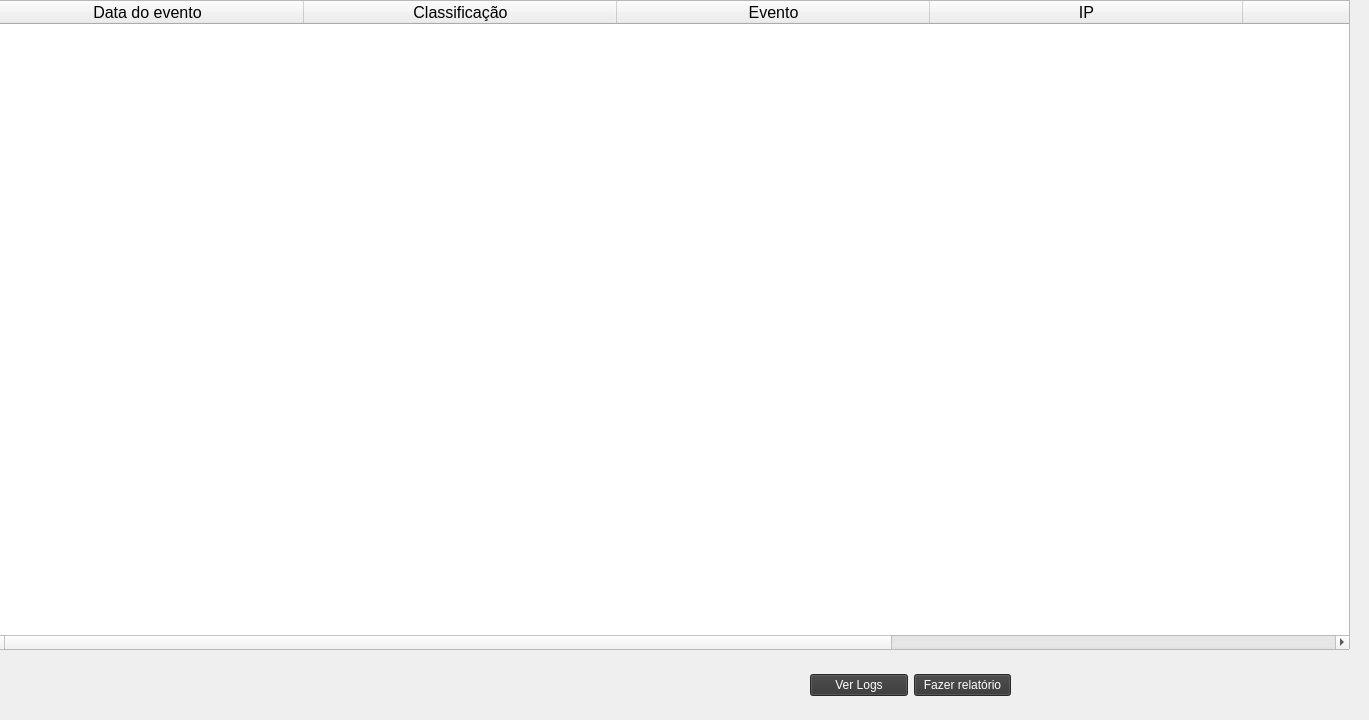
    <widget class="QWidget" name="tab_4">
     <attribute name="title">
      <string>Relatórios</string>
     </attribute>
     <widget class="QTableWidget" name="tableWidget_relatorio">
      <property name="geometry">
       <rect>
        <x>-10</x>
        <y>0</y>
        <width>1360</width>
        <height>650</height>
       </rect>
      </property>
      <attribute name="horizontalHeaderCascadingSectionResizes">
       <bool>false</bool>
      </attribute>
      <attribute name="horizontalHeaderDefaultSectionSize">
       <number>313</number>
      </attribute>
      <column>
       <property name="text">
        <string>Data do evento</string>
       </property>
       <property name="font">
        <font>
         <pointsize>12</pointsize>
        </font>
       </property>
       <property name="background">
        <color>
         <red>255</red>
         <green>140</green>
         <blue>0</blue>
        </color>
       </property>
       <property name="foreground">
        <brush brushstyle="SolidPattern">
         <color alpha="255">
          <red>0</red>
          <green>0</green>
          <blue>0</blue>
         </color>
        </brush>
       </property>
      </column>
      <column>
       <property name="text">
        <string>Classificação</string>
       </property>
       <property name="font">
        <font>
         <pointsize>12</pointsize>
        </font>
       </property>
       <property name="background">
        <color>
         <red>255</red>
         <green>140</green>
         <blue>0</blue>
        </color>
       </property>
       <property name="foreground">
        <brush brushstyle="SolidPattern">
         <color alpha="255">
          <red>0</red>
          <green>0</green>
          <blue>0</blue>
         </color>
        </brush>
       </property>
      </column>
      <column>
       <property name="text">
        <string>Evento</string>
       </property>
       <property name="font">
        <font>
         <pointsize>12</pointsize>
        </font>
       </property>
       <property name="background">
        <color>
         <red>255</red>
         <green>140</green>
         <blue>0</blue>
        </color>
       </property>
       <property name="foreground">
        <brush brushstyle="SolidPattern">
         <color alpha="255">
          <red>0</red>
          <green>0</green>
          <blue>0</blue>
         </color>
        </brush>
       </property>
      </column>
      <column>
       <property name="text">
        <string>IP</string>
       </property>
       <property name="font">
        <font>
         <pointsize>12</pointsize>
        </font>
       </property>
       <property name="background">
        <color>
         <red>255</red>
         <green>140</green>
         <blue>0</blue>
        </color>
       </property>
       <property name="foreground">
        <brush brushstyle="SolidPattern">
         <color alpha="255">
          <red>0</red>
          <green>0</green>
          <blue>0</blue>
         </color>
        </brush>
       </property>
      </column>
      <column>
       <property name="text">
        <string>Porta</string>
       </property>
       <property name="font">
        <font>
         <pointsize>12</pointsize>
        </font>
       </property>
       <property name="background">
        <color>
         <red>255</red>
         <green>140</green>
         <blue>0</blue>
        </color>
       </property>
       <property name="foreground">
        <brush brushstyle="SolidPattern">
         <color alpha="255">
          <red>0</red>
          <green>0</green>
          <blue>0</blue>
         </color>
        </brush>
       </property>
      </column>
      <column>
       <property name="text">
        <string>Serviço</string>
       </property>
       <property name="font">
        <font>
         <pointsize>12</pointsize>
        </font>
       </property>
       <property name="background">
        <color>
         <red>255</red>
         <green>140</green>
         <blue>0</blue>
        </color>
       </property>
       <property name="foreground">
        <brush brushstyle="SolidPattern">
         <color alpha="255">
          <red>0</red>
          <green>0</green>
          <blue>0</blue>
         </color>
        </brush>
       </property>
      </column>
     </widget>
     <widget class="QWidget" name="widget" native="true">
      <property name="geometry">
       <rect>
        <x>810</x>
        <y>660</y>
        <width>201</width>
        <height>51</height>
       </rect>
      </property>
      <layout class="QHBoxLayout" name="horizontalLayout">
       <item>
        <widget class="QPushButton" name="pushButton_Verlogs">
         <property name="styleSheet">
          <string notr="true">background-color: rgb(54,54,54);
color: white</string>
         </property>
         <property name="text">
          <string>Ver Logs</string>
         </property>
        </widget>
       </item>
       <item>
        <widget class="QPushButton" name="pushButton_relatorio">
         <property name="styleSheet">
          <string notr="true">background-color: rgb(54,54,54);
color: white</string>
         </property>
         <property name="text">
          <string>Fazer relatório</string>
         </property>
        </widget>
       </item>
      </layout>
     </widget>
    </widget>
